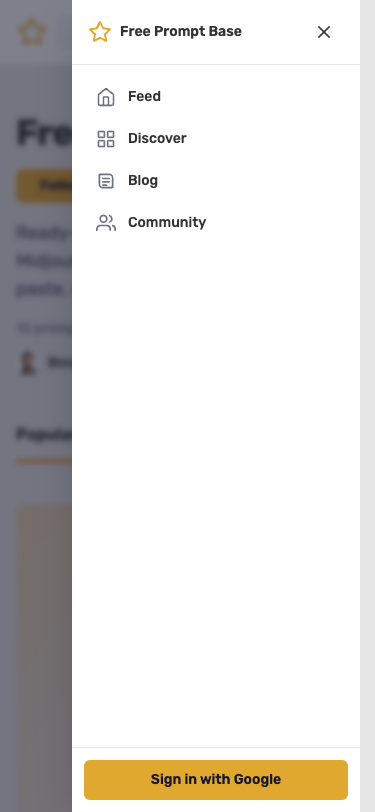
#> input picture drawer-open.png, 375 x 812 px
$ python -i wire-generated-blog-images.py   (imports and definitions only)
#> lines starting #> are read from the running program, lines starting #| are printed output that depends on the picture
#!/usr/bin/env python3
"""Convert generated PNGs → WebP, upload to R2, wire draft HTML/meta.

Expects files in content/blog-drafts/_staging/generated/:
  {slug}__featured.png
  {slug}__p01.png ... {slug}__p05.png
"""
from __future__ import annotations

import hashlib
import json
import re
import subprocess
import sys
from pathlib import Path

from PIL import Image

ROOT = Path(__file__).resolve().parents[1]
GEN = ROOT / "content/blog-drafts/_staging/generated"
OUT = ROOT / "content/blog-drafts"
BUCKET = "freepromptbase-media-2026"
CDN = "https://freepromptbase.com/cdn"


# [5 lines left out: function to_featured_webp, not called in this run]


def to_prompt_webp(src: Path, dest: Path, tw=1080, th=1440) -> None:
#> called with src = '../drawer-open.png', dest = 'out.png', tw = 1080, th = 1440
    im = Image.open(src).convert("RGB")
#> im is the input picture: PIL image 375x812 RGB; mean R, G, B 223.8, 221.5, 219
    scale = max(tw / im.width, th / im.height)
#> scale = 2.88
    nw, nh = int(im.width * scale), int(im.height * scale)
#> nw = 1080; nh = 2338
    im = im.resize((nw, nh), Image.Resampling.LANCZOS)
#> im: PIL image 1080x2338 RGB
    left, top = (nw - tw) // 2, (nh - th) // 2
#> left = 0; top = 449
    im = im.crop((left, top, left + tw, top + th))
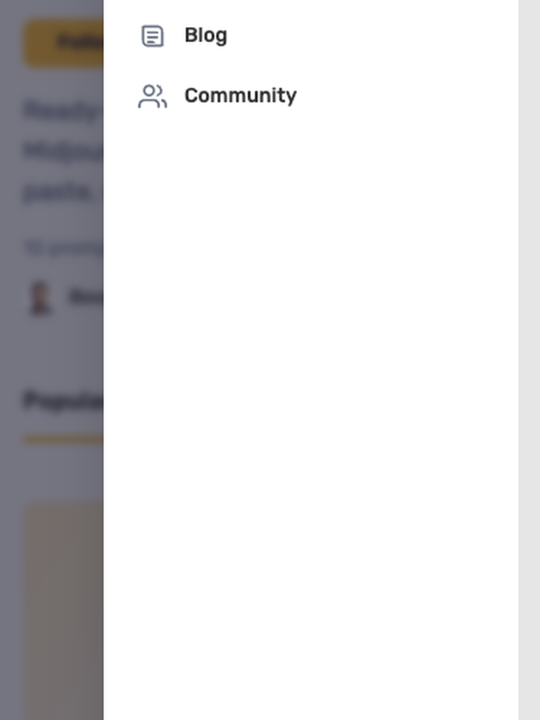
#> im: PIL image 1080x1440 RGB (shown at 1/2 size); mean R, G, B 225.6, 225, 226.4
#> (the run stopped early here; a loop or call above may not have finished)
